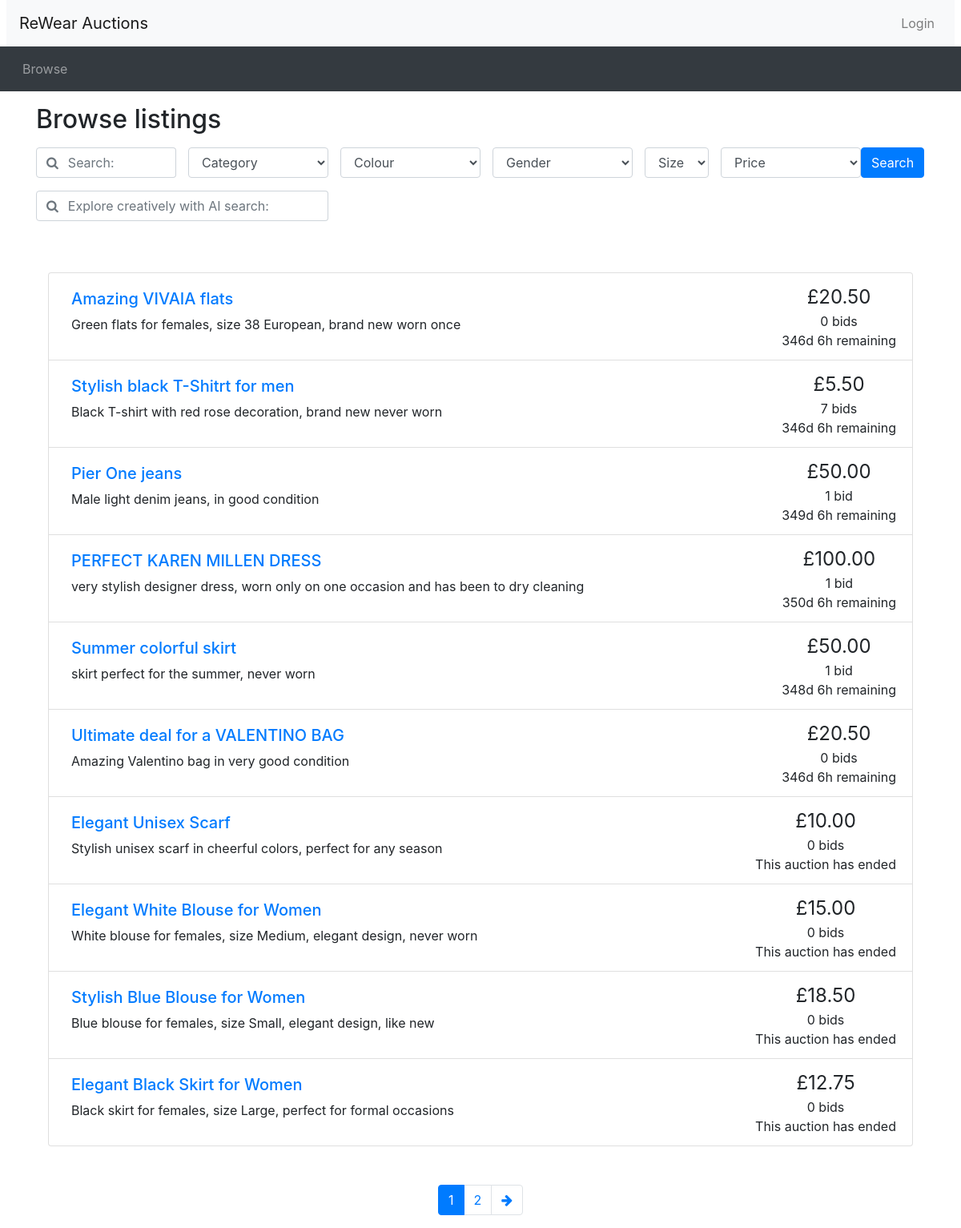
Screenshot of /browse.php with the database file from the repository.
### tables this page shows
CREATE TABLE Auctions (
    auctionID INT(10) AUTO_INCREMENT,
    auctionStartDate DATETIME NOT NULL,
    auctionEndDate DATETIME NOT NULL,
    auctionStartingPrice DOUBLE(10,2) NOT NULL, 
    auctionReservePrice DOUBLE(10,2),
    auctionName VARCHAR(100) NOT NULL,
    auctionDescription VARCHAR(500),
    auctionPicture VARCHAR(100),
    sellerID INT(10),
    categoryType VARCHAR(100),
    categoryColor VARCHAR(100),
    categoryGender VARCHAR(100),
    categorySize VARCHAR(100),
    PRIMARY KEY(auctionID),
    FOREIGN KEY (sellerID) REFERENCES Users (userID) ON UPDATE CASCADE ON DELETE CASCADE,
    FOREIGN KEY (categoryType) REFERENCES CategoryClothsType (categoryType) ON UPDATE CASCADE ON DELETE RESTRICT,
    FOREIGN KEY (categoryColor) REFERENCES CategoryColorType (categoryColor) ON UPDATE CASCADE ON DELETE RESTRICT,
    FOREIGN KEY (categoryGender) REFERENCES categoryGenderType (categoryGender) ON UPDATE CASCADE ON DELETE RESTRICT,
    FOREIGN KEY (categorySize) REFERENCES categorySizeType (categorySize) ON UPDATE CASCADE ON DELETE RESTRICT
);

### database_connection.php (called while the page is built, shortened)
<?php
function connect()
{
    $configFile = 'Database_host.txt';
    $configData = file($configFile, FILE_IGNORE_NEW_LINES | FILE_SKIP_EMPTY_LINES);
    $dbConfig = [];
    foreach ($configData as $line) {
       list($key, $value) = explode('=', $line);
       $dbConfig[$key] = $value;
    }
    $connection = mysqli_connect($dbConfig['host'], $dbConfig['username'], $dbConfig['password'], $dbConfig['DB_name']);
    return $connection;
}
function send_query($query)
{
    $connection = connect();
    $result = mysqli_query($connection, $query);
    return $result;
}
?>

### browse.php (the view, shortened to what this page needs)
<?php include_once("header.php")?>
<?php require("utilities.php")?>
<?php require('database_connection.php')?>
<div class="container">
<h2 class="my-3">Browse listings</h2>
<div id="searchSpecs">
<?php
$conn = connect();
if (isset($_GET['cat'])) {
  $category = $_GET['cat'];
} else {
  $category = "all";
}
if (isset($_GET['order_by'])) {
  $ordering = $_GET['order_by'];
} else {
  $ordering = 'Price';
}
if (isset($_GET['colour'])) {
  $colour = $_GET['colour'];
} else {
  $colour = 'all';
}
if (isset($_GET['gender'])) {
  $gender = $_GET['gender'];
} else {
  $gender = 'all';
}
if (isset($_GET['size'])) {
  $size = $_GET['size'];
} else {
  $size = 'all';
}
?>
<form method="get" action="browse.php">
  <div class="row">
    <div class="col-md-2 pr-0">
      <div class="form-group">
	    <div class="input-group">
          <div class="input-group-prepend">
            <span class="input-group-text bg-transparent pr-0 text-muted">
              <i class="fa fa-search"></i>
            </span>
          </div>
          <input type="text" class="form-control border-left-0" id="keyword" name="keyword" placeholder= "Search:" value ="<?php echo isset($_GET['keyword']) ? htmlspecialchars($_GET['keyword']) : ''; ?>">
        </div>
      </div>
    </div>
    <div class="col-md-2 pr-0">
      <div class="form-group">
        <select class="form-control" id="cat" name="cat">
        <option value="all" <?php echo $category === 'all' ? 'selected' : '' ?>>Category</option>
        </select>
      </div>
    </div>
    <div class="col-md-2 pr-0">
  <div class="form-group">
    <select class="form-control" id="colour" name="colour">
    <option value="all" <?php echo $colour === 'all' ? 'selected' : '' ?>>Colour</option>
    </select>
  </div>
</div>
<div class="col-md-2 pr-0">
  <div class="form-group">
    <select class="form-control" id="gender" name="gender">
      <option value="all">Gender</option>
    </select>
  </div>
</div>
<div class="col-md-1 pr-0">
  <div class="form-group">
    <select class="form-control" id="size" name="size">
      <option value="all">Size</option>
    </select>
  </div>
</div>
    <div class="col-md-2 pr-0">
      <div class="form-group">
        <select class="form-control" id="order_by" name="order_by">
        <option value = "Price" >Price</option>
        </select>
      </div>
    </div>
    <div class="col-md-1 px-0">
      <button type="submit" class="btn btn-primary">Search</button>
    </div>
  </div>
  <div class="row">
    <div class="col-md-4 pr-0">
  <div class="form-group">
      <div class="form-group">
	    <div class="input-group">
          <div class="input-group-prepend">
            <span class="input-group-text bg-transparent pr-0 text-muted">
              <i class="fa fa-search"></i>
            </span>
          </div>
         <input type="text" class="form-control border-left-0" id="AIkeyword" name="AIkeyword" placeholder= "Explore creatively with AI search:" value ="<?php echo isset($_GET['AIkeyword']) ? htmlspecialchars($_GET['AIkeyword']) : ''; ?>">
        </div>
      </div>
    </div>
</div>
</form>
</div>
<?php
  $keyword = isset($_GET['keyword']) ? sanitise_input($_GET['keyword']) : "";
  $AIkeyword = isset($_GET['AIkeyword']) ? sanitise_input($_GET['AIkeyword']) : "";
  if (!isset($_GET['cat'])) {
    $category = "Category";
  } else {
    $category = $_GET['cat'];
  }
  if (!isset($_GET['order_by'])) {
    $ordering = 'Price';
  } else {
    $ordering = $_GET['order_by'];
  }
  if (isset($_GET['page']) && is_numeric($_GET['page']) && $_GET['page'] > 0) {
    $curr_page = (int) $_GET['page'];
} else {
    $curr_page = 1;
}
  if (!isset($_GET['colour'])) {
    $colour = 'All Colours';
  } else {
    $colour = $_GET['colour'];
  }
  if (!isset($_GET['gender'])) {
    $gender = 'Gender';
  }
$results_per_page = 10;
$start_from = ($curr_page - 1) * $results_per_page;
$paginationResult = null;
$isFormSubmitted = isset($_GET['keyword']) || isset($_GET['cat']) || isset($_GET['colour']) || isset ($_GET['gender']) || isset($_GET['size']) || isset($_GET['order_by']) || isset($_GET['AIkeyword']);
if ($isFormSubmitted) {
$query ='SELECT
            a.auctionID,
            a.auctionName,
            a.auctionStartingPrice,
            a.auctionDescription,
            a.categoryType,
            a.auctionEndDate,
            a.categoryColor,
            a.categoryGender,
            a.categorySize,
            a.auctionStartingPrice,
            mb.highestBid,
            COALESCE(mb.highestBid, a.auctionStartingPrice) as currentPrice,
            COUNT(b.bidID) as numBids
          FROM
            Auctions a
          LEFT JOIN
          Bids b ON a.auctionID = b.auctionID
          LEFT JOIN
            (SELECT
                auctionID,
                MAX(bidValue) AS highestBid
            FROM
                Bids
            GROUP BY
                auctionID
            ) mb ON a.auctionID = mb.auctionID
            WHERE 1 ';
    $countQuery = "SELECT COUNT(DISTINCT a.auctionID) AS total FROM Auctions a LEFT JOIN Bids b ON a.auctionID = b.auctionID LEFT JOIN (SELECT auctionID, MAX(bidValue) AS highestBid FROM Bids GROUP BY auctionID) mb ON a.auctionID = mb.auctionID WHERE 1";
  if (!empty($keyword) && !empty($AIkeyword)) {
    $combinedSearchTerm = mysqli_real_escape_string($conn, $keyword . ' ' . $AIkeyword);
    $query .= " AND MATCH (auctionDescription) AGAINST ('" . $combinedSearchTerm . "' IN NATURAL LANGUAGE MODE) ";
    $countQuery .= " AND MATCH (auctionDescription) AGAINST ('" . $combinedSearchTerm . "' IN NATURAL LANGUAGE MODE) ";
  } else {
    if (!empty($AIkeyword)) {
      $AIkeyword = mysqli_real_escape_string($conn, $AIkeyword);
      $query .= " AND MATCH (auctionDescription) AGAINST ('" . $AIkeyword . "' IN NATURAL LANGUAGE MODE) ";
      $countQuery .= " AND MATCH (auctionDescription) AGAINST ('" . $AIkeyword . "' IN NATURAL LANGUAGE MODE) ";
  }
  if (!empty($keyword)) {
      $keyword = mysqli_real_escape_string($conn, $keyword);
      $query .= " AND MATCH (auctionName) AGAINST ('" . $keyword . "' IN NATURAL LANGUAGE MODE) ";
      $countQuery .= " AND MATCH (auctionName) AGAINST ('" . $keyword . "' IN NATURAL LANGUAGE MODE) ";
  }
}
  if ($category != 'all') {
    $category = mysqli_real_escape_string($conn,$category);
    $query .=  " AND categoryType = '" . $category . "' ";
    $countQuery .=  " AND categoryType = '" . $category . "' ";
  }
  if ($colour != 'all') {
    $colour = mysqli_real_escape_string($conn, $colour);
    $query .= " AND categoryColor = '" . $colour . "' ";
    $countQuery .= " AND categoryColor = '" . $colour . "' ";
  }
if ($gender != 'all') {
  $gender = mysqli_real_escape_string($conn, $gender);
  $query .= " AND categoryGender = '" .$gender . "' ";
  $countQuery .= " AND categoryGender =  '" .$gender . "' ";
}
if ($size != 'all') {
  $size = mysqli_real_escape_string($conn, $size);
  $query .= " AND categorySize = '" .$size . "' ";
  $countQuery .= " AND categorySize = '" .$size . "' ";
}
$query .= ' GROUP BY a.auctionID, a.auctionName, a.auctionStartingPrice, a.auctionDescription, a.categoryType, a.auctionEndDate, a.categoryColor, a.categoryGender, a.categorySize';
  switch($ordering) {
    case 'pricelow':
      $query .= ' ORDER BY COALESCE (mb.highestBid, a.auctionStartingPrice) ASC ';
      break;
    case 'pricehigh':
      $query .= ' ORDER BY COALESCE (mb.highestBid, a.auctionStartingPrice) DESC ';
      break;
    case 'date':
      $query .= ' ORDER BY auctionEndDate ASC ';
      break;
    }
    $countQuery .= ' GROUP BY a.auctionID';
  $paginationCount = send_query($countQuery);
  if (!$paginationCount){
  die('SQL error: ln 378 paginationresult '.mysqli_error($conn));
  }
  $query .= " LIMIT $start_from, $results_per_page";
  $paginationResult = send_query($query);
  if (!$paginationResult){
      die('SQL error: '.mysqli_error($conn));
  }
} else {
  $defaultCountQuery = "SELECT COUNT(DISTINCT a.auctionID) AS total FROM Auctions a LEFT JOIN Bids b ON a.auctionID = b.auctionID LEFT JOIN (SELECT auctionID, MAX(bidValue) AS highestBid FROM Bids GROUP BY auctionID) mb ON a.auctionID = mb.auctionID WHERE 1";
  $defaultQuery = 'SELECT
  a.auctionID,
  MAX(a.auctionName) as auctionName,
  MAX(a.auctionStartingPrice) as auctionStartingPrice,
  MAX(a.auctionDescription) as auctionDescription,
  MAX(a.categoryType) as categoryType,
  MAX(a.auctionEndDate) as auctionEndDate,
  MAX(a.categoryColor) as categoryColor,
  MAX(a.categoryGender) as categoryGender,
  MAX(a.categorySize) as categorySize,
  MAX(COALESCE(mb.highestBid, a.auctionStartingPrice)) as currentPrice,
  COUNT(b.bidID) as numBids
FROM
  Auctions a
LEFT JOIN
  Bids b ON a.auctionID = b.auctionID
LEFT JOIN
  (SELECT
    auctionID,
    MAX(bidValue) AS highestBid
  FROM
    Bids
  GROUP BY
    auctionID
  ) mb ON a.auctionID = mb.auctionID
WHERE 1 ';
$defaultQuery .= ' GROUP BY a.auctionID';
$defaultCountQuery .= ' GROUP BY a.auctionID';
$paginationCount = send_query($defaultCountQuery);
$defaultQuery .=  " LIMIT $start_from, $results_per_page";
$paginationResult = send_query($defaultQuery);
}
$num_results = mysqli_num_rows($paginationCount);
$max_page = ceil($num_results / $results_per_page);
?>
<div class="container mt-5">
<?php
if (mysqli_num_rows($paginationResult)==0) {
  echo '<p> ! ! ! No listings were found under the given criteria ! ! ! </p>';
} else {
  ?>
<ul class="list-group">
<?php
  while ($row = mysqli_fetch_assoc($paginationResult)){
    $item_id = $row['auctionID'];
    $title = $row['auctionName'];
    $description = $row['auctionDescription'];
    $current_price = isset($row['highestBid']) ? $row['highestBid'] : $row['auctionStartingPrice'];
    $num_bids = $row['numBids'];
    $end_date = new DateTime($row['auctionEndDate']);
    print_listing_li($item_id, $title, $description, $current_price, $num_bids, $end_date);
  }
}
?>
</ul>
<nav aria-label="Search results pages" class="mt-5">
  <ul class="pagination justify-content-center">
<?php
  $querystring = "";
  $high_page_boost = max(3 - $curr_page, 0);
  $low_page_boost = max(2 - ($max_page - $curr_page), 0);
  $low_page = max(1, $curr_page - 2 - $low_page_boost);
  $high_page = min($max_page, $curr_page + 2 + $high_page_boost);
  for ($i = $low_page; $i <= $high_page; $i++) {
    if ($i == $curr_page) {
    echo '<li class="page-item active"><a class="page-link" href="#">' . $i . '</a></li>';
    } else {
      echo '<li class="page-item"><a class="page-link" href="browse.php?' . $querystring . 'page=' . $i . '">' . $i . '</a></li>';
    }
  }
  if ($curr_page != $max_page) {
    echo('
    <li class="page-item">
      <a class="page-link" href="browse.php?' . $querystring . 'page=' . ($curr_page + 1) . '" aria-label="Next">
        <span aria-hidden="true"><i class="fa fa-arrow-right"></i></span>
        <span class="sr-only">Next</span>
      </a>
    </li>');
  }
?>
  </ul>
</nav>
</div>
<?php include_once("footer.php")?>

### utilities.php (shortened to what this page needs)
<?php
function display_time_remaining($interval) {
    if ($interval->days == 0 && $interval->h == 0) {
      $time_remaining = $interval->format('%im %Ss');
    }
    else if ($interval->days == 0) {
      $time_remaining = $interval->format('%hh %im');
    }
    else {
      $time_remaining = $interval->format('%ad %hh');
    }
  return $time_remaining;
}
function print_listing_li($item_id, $title, $desc, $price, $num_bids, $end_time)
{
  if (strlen($desc) > 250) {
    $desc_shortened = substr($desc, 0, 250) . '...';
  }
  else {
    $desc_shortened = $desc;
  }
  if ($num_bids == 1) {
    $bid = ' bid';
  }
  else {
    $bid = ' bids';
  }
  $now = new DateTime();
  if ($now > $end_time) {
    $time_remaining = 'This auction has ended';
  }
  else {
    $time_to_end = date_diff($now, $end_time);
    $time_remaining = display_time_remaining($time_to_end) . ' remaining';
  }
  echo('
    <li class="list-group-item d-flex justify-content-between">
    <div class="p-2 mr-5"><h5><a href="listing.php?item_id=' . $item_id . '">' . $title . '</a></h5>' . $desc_shortened . '</div>
    <div class="text-center text-nowrap"><span style="font-size: 1.5em">£' . number_format($price, 2) . '</span><br/>' . $num_bids . $bid . '<br/>' . $time_remaining . '</div>
  </li>'
  );
}
?>

### rows the page displays
auctions: title "Amazing VIVAIA flats", desc_shortened "Green flats for females, size 38 European, brand new worn once", price "20.50", num_bids "0", bid "bids", time_remaining "346d 6h remaining"
auctions: title "Stylish black T-Shitrt for men", desc_shortened "Black T-shirt with red rose decoration, brand new never worn", price "5.50", num_bids "7", bid "bids", time_remaining "346d 6h remaining"
auctions: title "Pier One jeans", desc_shortened "Male light denim jeans, in good condition", price "50.00", num_bids "1", bid "bid", time_remaining "349d 6h remaining"
auctions: title "PERFECT KAREN MILLEN DRESS", desc_shortened "very stylish designer dress, worn only on one occasion and has been to dry cleaning", price "100.00", num_bids "1", bid "bid", time_remaining "350d 6h remaining"
auctions: title "Summer colorful skirt", desc_shortened "skirt perfect for the summer, never worn", price "50.00", num_bids "1", bid "bid", time_remaining "348d 6h remaining"
auctions: title "Ultimate deal for a VALENTINO BAG", desc_shortened "Amazing Valentino bag in very good condition", price "20.50", num_bids "0", bid "bids", time_remaining "346d 6h remaining"
auctions: title "Elegant Unisex Scarf", desc_shortened "Stylish unisex scarf in cheerful colors, perfect for any season", price "10.00", num_bids "0", bid "bids", time_remaining "This auction has ended"
auctions: title "Elegant White Blouse for Women", desc_shortened "White blouse for females, size Medium, elegant design, never worn", price "15.00", num_bids "0", bid "bids", time_remaining "This auction has ended"
auctions: title "Stylish Blue Blouse for Women", desc_shortened "Blue blouse for females, size Small, elegant design, like new", price "18.50", num_bids "0", bid "bids", time_remaining "This auction has ended"
auctions: title "Elegant Black Skirt for Women", desc_shortened "Black skirt for females, size Large, perfect for formal occasions", price "12.75", num_bids "0", bid "bids", time_remaining "This auction has ended"
